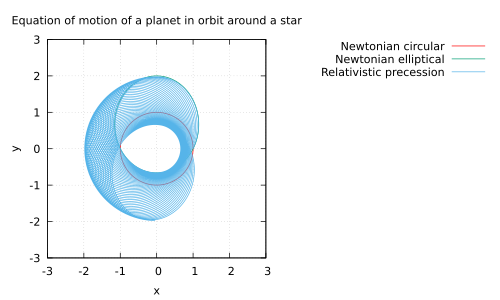

Write the gnuplot code that produced this figure.
set terminal pdf
set title "Equation of motion of a planet in orbit around a star"
set xlabel "x"
set ylabel "y"
set grid
set key outside

set xrange [-3:3]
set yrange [-3:3]
set size square 1.0,1.0

set linetype 1 lc rgb "red"
set pointsize 0.3


plot "Newtonian_circular.txt" using 1:2 with lines title "Newtonian circular",\
"Newtonian_elipse.txt" using 1:2 with lines title "Newtonian elliptical",\
"GR.txt" using 1:2 with lines title "Relativistic precession"
pause -1
